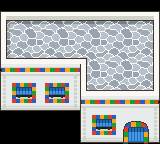

Rendered tile map (Tiled .tmx) drawn with the repository's tilesets; below, a short description and the map source with its tile grids summarised:
An orthogonal 10x9 tile map with 16x16 px tiles, 3 tile layers (OnGrass, Collisions, WalkBehind), 5 tilesets and 1 object (teleport on push).

<map version="1.10" tiledversion="1.11.0" orientation="orthogonal" renderorder="right-down" compressionlevel="6" width="10" height="9" tilewidth="16" tileheight="16" infinite="0" nextlayerid="5" nextobjectid="10">
 <tileset firstgid="1" source="../../../tileset/invisible.tsx" />
 <tileset firstgid="17" source="../../../tileset/heal4.tsx" />
 <tileset firstgid="87" source="../../../tileset/building-small.tsx" />
 <tileset firstgid="1111" source="../../../tileset/houses2.tsx" />
 <tileset firstgid="1795" source="../../../tileset/sea.tsx" />
 <layer id="4" name="OnGrass" width="10" height="9">
  <data>[90 cells, 30 non-empty, 26 distinct tile ids]</data>
 </layer>
 <layer id="1" name="Collisions" width="10" height="9">
  <data>[90 cells, 77 non-empty, 72 distinct tile ids]</data>
 </layer>
 <layer id="2" name="WalkBehind" width="10" height="9">
  <data>[90 cells, 52 non-empty, 40 distinct tile ids]</data>
 </layer>
 <objectgroup id="3" name="Moving">
  <object id="9" type="teleport on push" gid="3" x="128" y="144" width="16" height="16">
   <properties>
    <property name="map" value="floor-0" />
    <property name="x" value="3" />
    <property name="y" value="8" />
   </properties>
  </object>
 </objectgroup>
</map>
